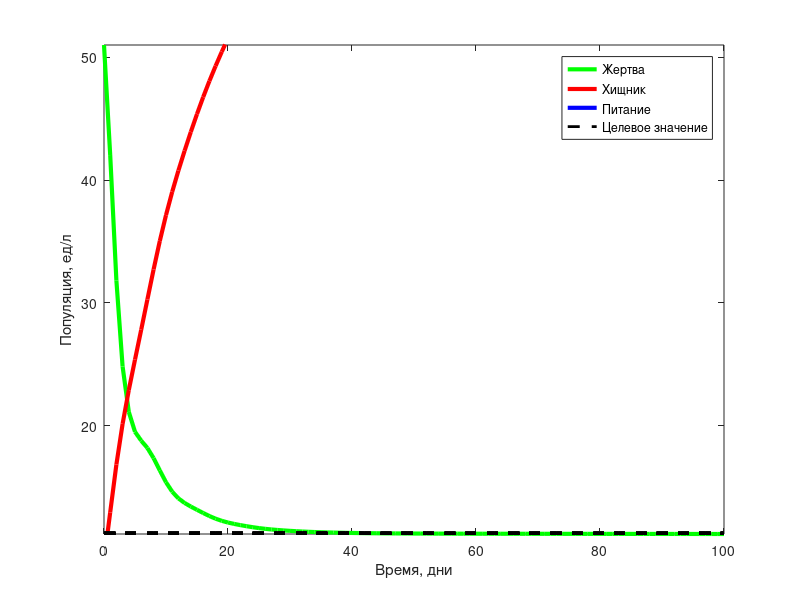

The MATLAB source for this figure: (Note: this script raises an error after producing the figure.)
clear;

%% Классический метод Рунге-Кутта четвертого порядка

N = 100; %интервал времени
h = 1; %шаг
M = 0:h:N; %сетка времени
x1 = zeros(1, length(M)); %массив популяции жертв
x2 = zeros(1, length(M)); %массив популяции хищников
alpha1 = zeros(1, length(M)); %массив значений питания
alpha1(1) = 0.06; %начальное значение питания
x1(1) = 51.0; %начальное значение жертв
x2(1) = 9.0; %начальное значение хищников
k = 0.22; %кратность увеличения жертв
xc = k * x1(1); %целевое значение
e2 = .01 * xc; %критерий достижения цели
U(1) = 0; %управление

%коэффициенты
T1 = 1.9;
T2 = 5;
alpha2 = 0.1;
beta1 = 0.03;
beta2 = 0.01;

%функции системы ДУ
f1 = @(alpha1,x1,x2) alpha1*x1 - beta1*x1*x2;
f2 = @(x1,x2) -alpha2*x2 + beta2*x1*x2;
dfdt = @(alpha1,x1,x2) - (xc / (T2*x1*x1)) * f1(alpha1,x1,x2) + beta1 * f2(x1,x2);
fi = @(x1,x2) beta1*x2 - 1/T2 + xc/(T2*x1);
psi1 = @(alpha1,x1,x2) alpha1 - fi(x1,x2);
f3 = @(alpha1,x1,x2) -(psi1(alpha1,x1,x2) / T1) + dfdt(alpha1,x1,x2);

for n=1:length(M) - 1 
    k1 = f1(alpha1(n), x1(n), x2(n));
    q1 = f2(x1(n), x2(n));
    z1 = f3(alpha1(n), x1(n), x2(n));
    
    k2 = f1(alpha1(n) + h/2*z1, x1(n) + h/2*k1, x2(n) + h/2*q1);
    q2 = f2(x1(n) + h/2*k1, x2(n) + h/2*q1);
    z2 = f3(alpha1(n) + h/2*z1, x1(n) + h/2*k1, x2(n) + h/2*q1);
    
    k3 = f1(alpha1(n) + h/2*z2, x1(n) + h/2*k2, x2(n) + h/2*q2);
    q3 = f2(x1(n) + h/2*k2, x2(n) + h/2*q2);
    z3 = f3(alpha1(n) + h/2*z2, x1(n) + h/2*k2, x2(n) + h/2*q2);
    
    k4 = f1(alpha1(n) + h*z3, x1(n) + h*k3, x2(n) + h*q3);
    q4 = f2(x1(n) + h*k3, x2(n) + h*q3);
    z4 = f3(alpha1(n) + h*z3, x1(n) + h*k3, x2(n) + h*q3);

    x1(n+1) = x1(n) + h/6*(k1 + 2*k2 + 2*k3 + k4);
    x2(n+1) = x2(n) + h/6*(q1 + 2*q2 + 2*q3 + q4);
    U(n+1) = h/6*(z1 + 2*z2 + 2*z3 + z4);
    alpha1(n + 1) = alpha1(n) + U(n);
end

plot(M, x1, 'g','Linewidth',3);
axis([0 N -inf inf]);
hold on;
plot(M, x2, 'r', 'Linewidth',3);
hold on;
plot(M, alpha1, 'b', 'Linewidth', 3);
hold on;
plot(M, ones(length(M)).*xc, '--k','Linewidth',2);
xlabel('Время, дни');
ylabel('Популяция, ед/л');
legend('Жертва', 'Хищник', 'Питание', 'Целевое значение', 'Location','best');
ax = gca;
ax.FontSize = 20;